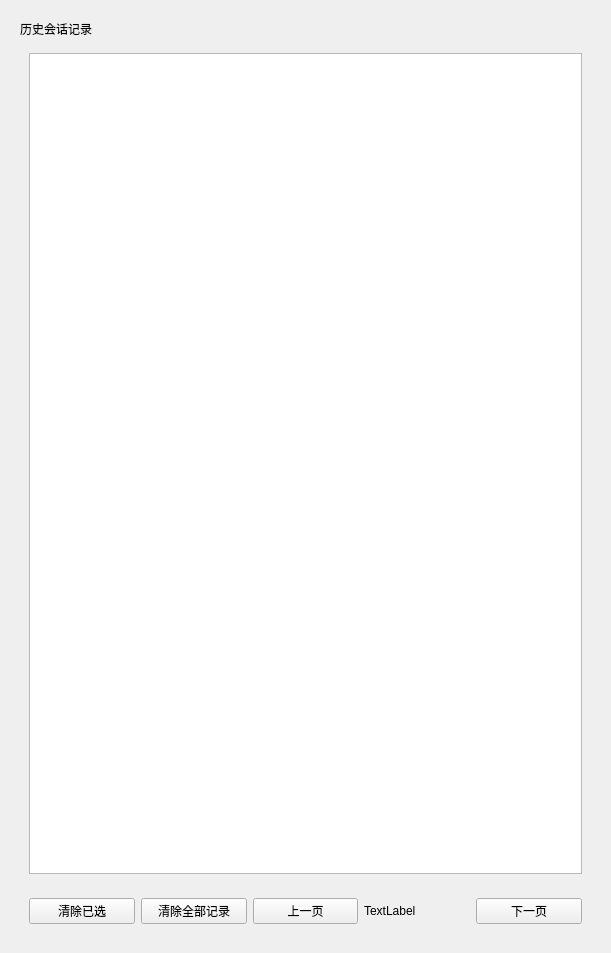
<?xml version='1.0' encoding='utf-8'?>
<ui version="4.0">
  <class>SettingsWidget</class>
  <widget class="QWidget" name="SettingsWidget">
    <property name="geometry">
      <rect>
        <x>0</x>
        <y>0</y>
        <width>611</width>
        <height>953</height>
      </rect>
    </property>
    <property name="windowTitle">
      <string>Form</string>
    </property>
    <layout class="QVBoxLayout" name="horizontalLayout">
      <item>
        <widget class="QWidget" name="section1_historyTurn" native="true">
          <layout class="QVBoxLayout" name="verticalLayout_9">
            <item>
              <widget class="QLabel" name="label_26">
                <property name="text">
                  <string>历史会话记录</string>
                </property>
              </widget>
            </item>
            <item>
              <widget class="QWidget" name="widget_29" native="true">
                <layout class="QVBoxLayout" name="verticalLayout_10">
                  <item>
                    <widget class="QTableView" name="tableView_historyTurn">
                      <property name="minimumSize">
                        <size>
                          <width>0</width>
                          <height>300</height>
                        </size>
                      </property>
                    </widget>
                  </item>
                </layout>
              </widget>
            </item>
            <item>
              <widget class="QWidget" name="widget_28" native="true">
                <layout class="QHBoxLayout" name="horizontalLayout_24">
                  <item>
                    <widget class="QPushButton" name="btn_deleteSelectedMemory">
                      <property name="text">
                        <string>清除已选</string>
                      </property>
                    </widget>
                  </item>
                  <item>
                    <widget class="QPushButton" name="btn_claenAllMemory">
                      <property name="text">
                        <string>清除全部记录</string>
                      </property>
                    </widget>
                  </item>
                  <item>
                    <widget class="QPushButton" name="btn_previousMemoryPage">
                      <property name="text">
                        <string>上一页</string>
                      </property>
                    </widget>
                  </item>
                  <item>
                    <widget class="QLabel" name="label_MemoryPage">
                      <property name="text">
                        <string>TextLabel</string>
                      </property>
                    </widget>
                  </item>
                  <item>
                    <widget class="QPushButton" name="btn_nextMemoryPage">
                      <property name="text">
                        <string>下一页</string>
                      </property>
                    </widget>
                  </item>
                </layout>
              </widget>
            </item>
          </layout>
        </widget>
      </item>
    </layout>
  </widget>
  <resources />
  <connections />
</ui>
